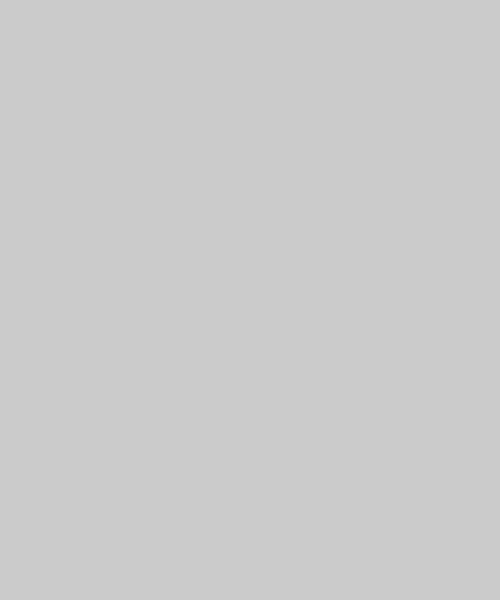
Frame 1 (no input)
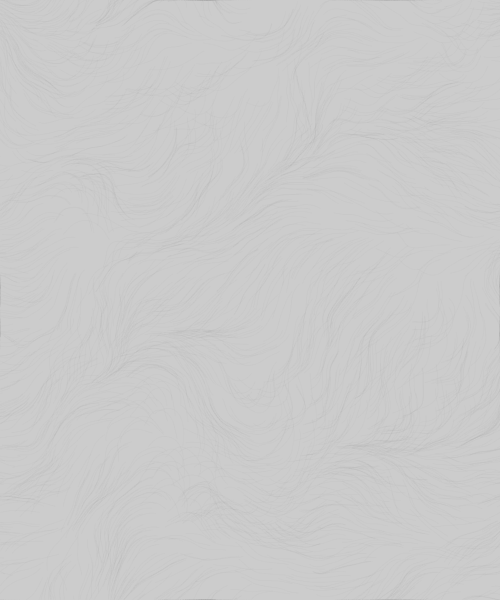
Frame 60 (the mouse pressed at the canvas centre just before this capture)
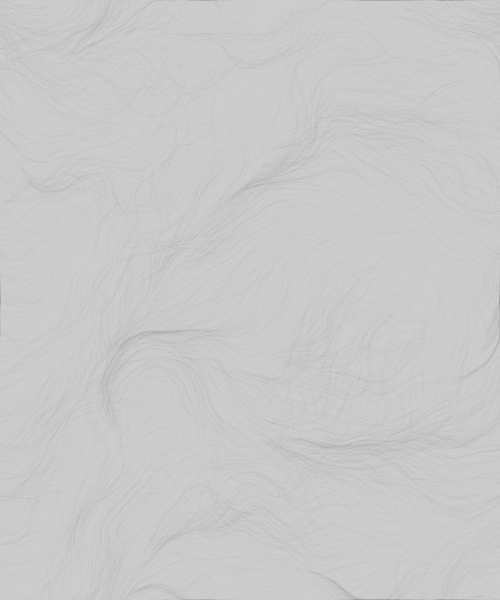
Frame 120 (the mouse held since frame 60 and released just before this capture)

The Processing sketch that drew these frames (run headless with seeded random() and noise(); from frame 60 on, the mouse is pressed at the canvas centre):

// Processing sketch: sketch_180401_noise_particles
// ── sketch_180401_noise_particles.pde
int nb = 2000; // nombre de billes total
float[] x = new float[nb];
float[] y = new float[nb];
float[] vx = new float[nb];
float[] vy = new float[nb];
float angle = 0.0;

void setup()
{
  size(500, 600);
  for (int i=0; i<nb; i=i+1)
  {
    x[i] = random(0, width);
    y[i] = random(0, height);
  }
}

void draw()
{
  noStroke();
  fill(0, 5);
  for (int i=0; i<nb; i=i+1)
  {
    angle = 360.0 * noise(x[i]*0.01, y[i]*0.01, frameCount * 0.01);
    vx[i] = cos( radians(angle) );
    vy[i] = sin( radians(angle) );
    x[i] = x[i] + vx[i];
    y[i] = y[i] + vy[i];

    if ( x[i] < 0 ) x[i] = width; 
    else if ( x[i] > width) x[i] = 0;
    if ( y[i] < 0 ) y[i] = height;
    else if (y[i] > height) y[i] = 0;    


    ellipse( x[i], y[i], 1, 1 );
  }
}
